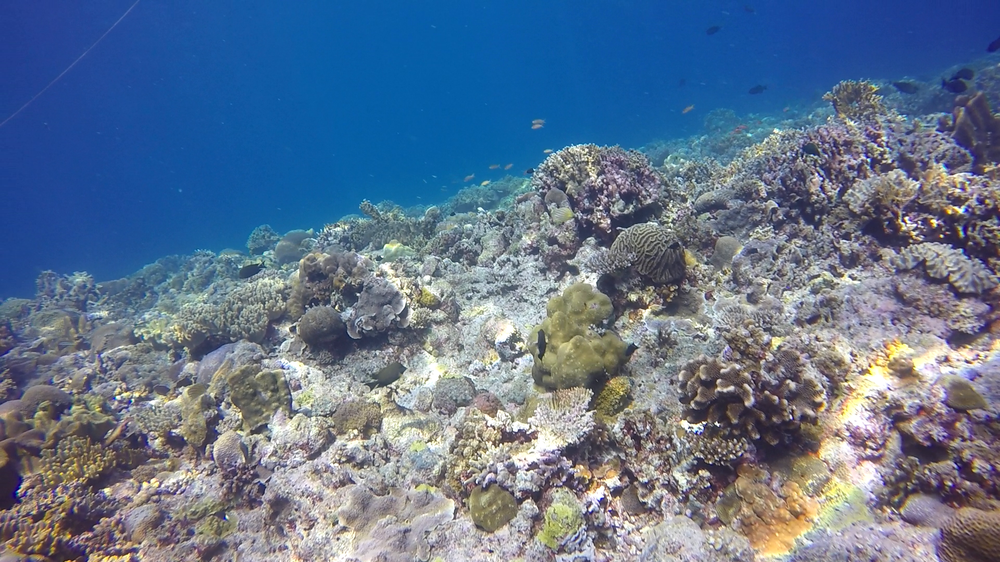
#> input picture image_1.png, 1000 x 562 px, shrunk from 1920 x 1080 before the run; its folder holds only this picture in this run
$ python calibrate.py   (Python 2 division)
#> lines starting #> are read from the running program, lines starting #| are printed output that depends on the picture
import numpy as np
import cv2
import glob

# termination criteria
criteria = (cv2.TERM_CRITERIA_EPS + cv2.TERM_CRITERIA_MAX_ITER, 30, 0.001)

# prepare object points, like (0,0,0), (1,0,0), (2,0,0) ....,(6,5,0)
objp = np.zeros((6*7,3), np.float32)
objp[:,:2] = np.mgrid[0:7,0:6].T.reshape(-1,2)

# Arrays to store object points and image points from all the images.
objpoints = [] # 3d point in real world space
imgpoints = [] # 2d points in image plane.

images = glob.glob('*.png')

for fname in images:
    img = cv2.imread(fname)
#> img is the input picture: shape (562, 1000, 3); mean B, G, R 142.3, 116.4, 96.9
    gray = cv2.cvtColor(img,cv2.COLOR_BGR2GRAY)
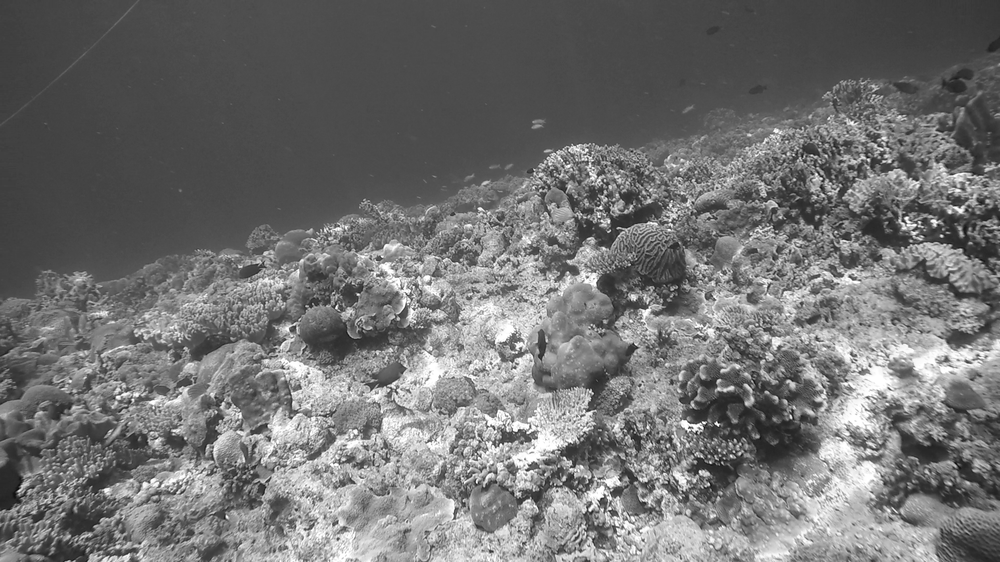
#> gray: shape (562, 1000); min 10, max 255, mean 113.5

    # Find the chess board corners
    ret, corners = cv2.findChessboardCorners(gray, (7,6),None)
#> ret = False; corners = None

    # If found, add object points, image points (after refining them)
    if ret == False:
        print "NICE"
        objpoints.append(objp)

#> (the run stopped early here; a loop or call above may not have finished)

$ run again, on image_2.png
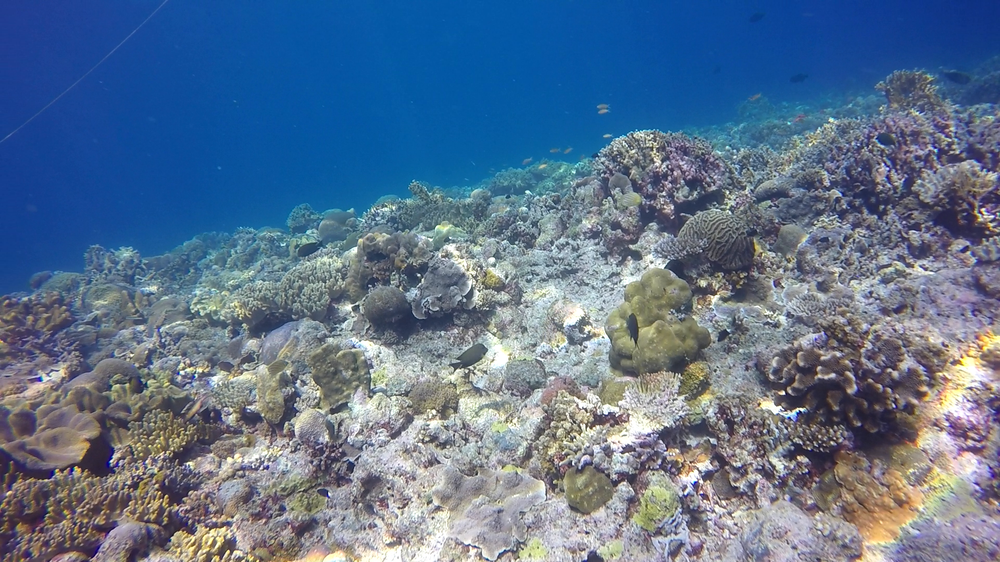
#> input picture image_2.png, 1000 x 562 px, shrunk from 1920 x 1080 before the run
#> img is the input picture: shape (562, 1000, 3); mean B, G, R 142.3, 114.9, 92.6
#> `gray = cv2.cvtColor(img,cv2.COLOR_BGR2GRAY)`:
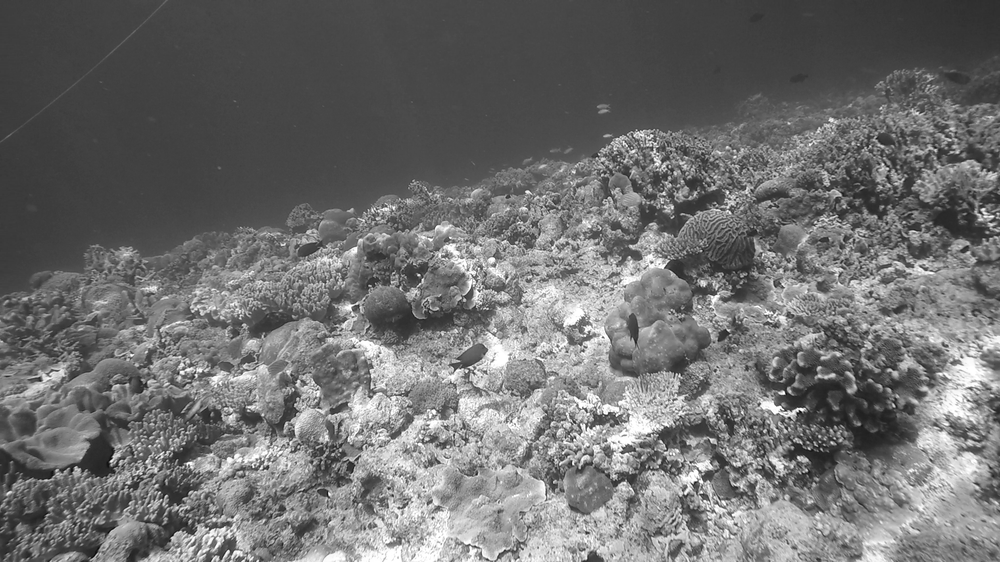
#> gray: shape (562, 1000); min 10, max 255, mean 111.3
#> ret = False; corners = None

$ run again, on snapshot-100.png
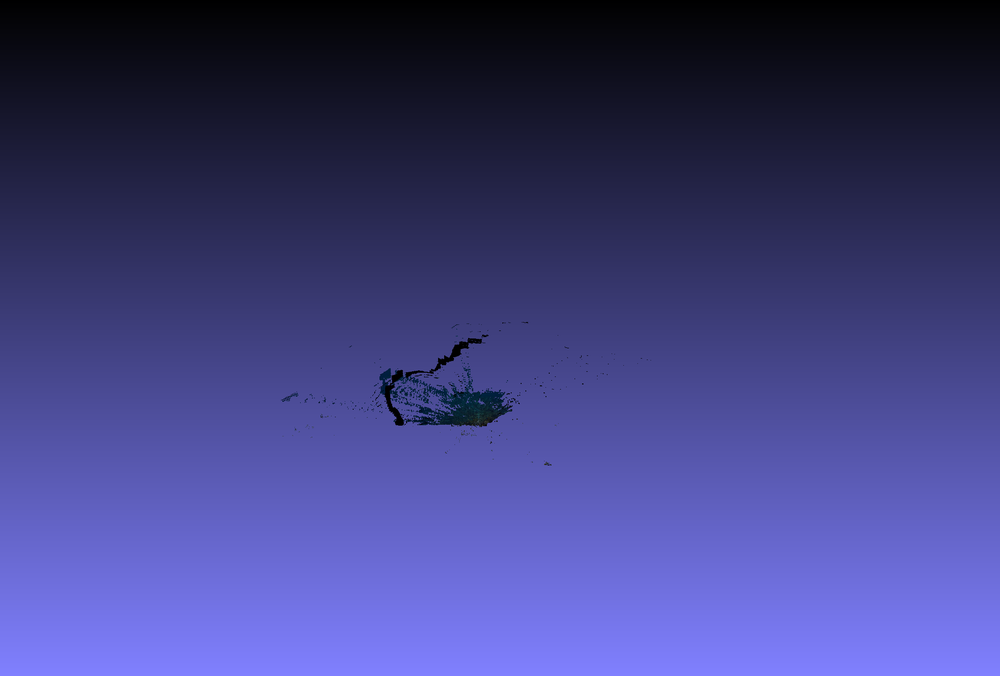
#> input picture snapshot-100.png, 1000 x 676 px, shrunk from 2132 x 1442 before the run
#> img is the input picture: shape (676, 1000, 3); mean B, G, R 126.9, 63.7, 63.6
#> `gray = cv2.cvtColor(img,cv2.COLOR_BGR2GRAY)`:
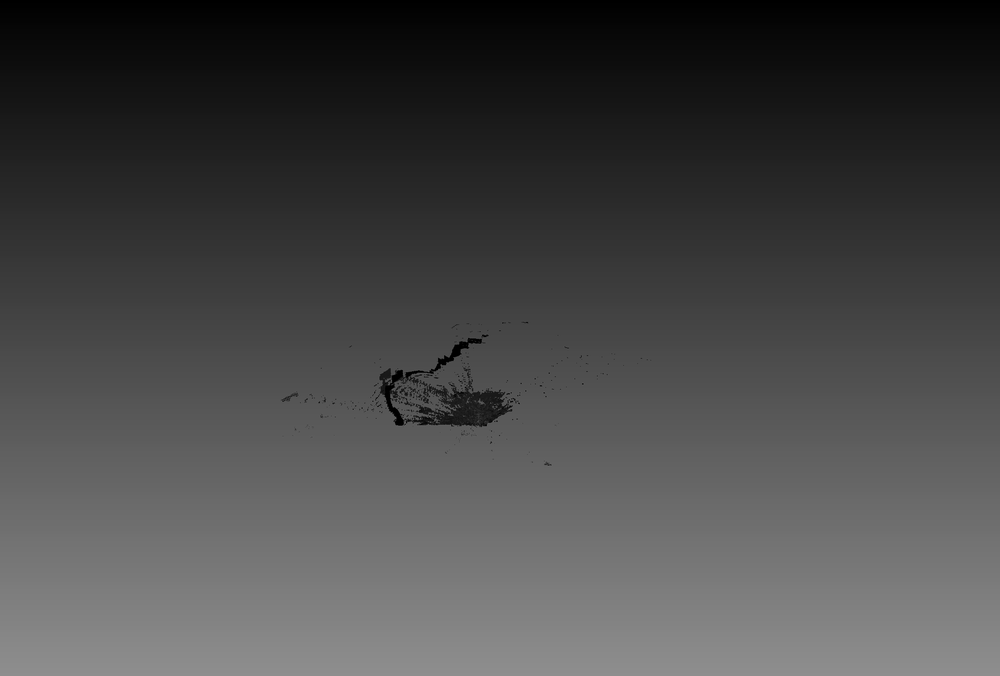
#> gray: shape (676, 1000); min 0, max 142, mean 70.9
#> ret = False; corners = None
